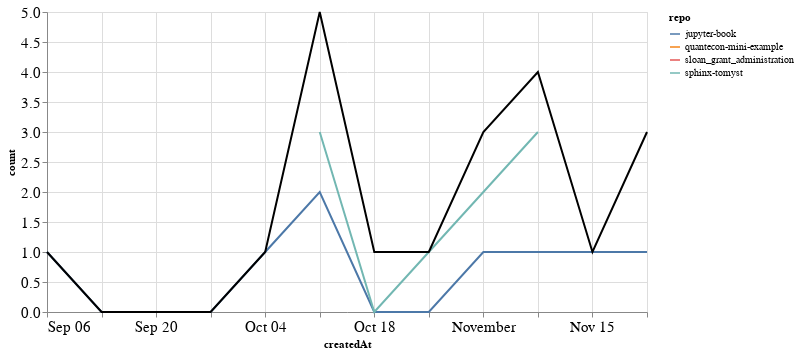

Notebook source saved alongside this figure:
### Markdown cell above
### PRs

### Code cell
prs_time = prs.groupby('repo').resample('W', on='createdAt').count()['author'].reset_index()
prs_time = prs_time.rename(columns={'author': 'count'})
prs_time_total = prs_time.groupby('createdAt').agg({"count": "sum"}).reset_index()

ch1 = alt.Chart(prs_time, width=600).mark_line().encode(
    x='createdAt',
    y='count',
    color='repo',
    tooltip="repo"
)

ch2 = alt.Chart(prs_time_total, width=600).mark_line(color="black").encode(
    x='createdAt',
    y='count',
)

ch1 + ch2

### Figure 1 — Vega-Lite specification as saved in the notebook (floating-point values rounded to 4 significant figures)
{"config": {"axisLeft": {"labelFontSize": 15}, "axisBottom": {"labelFontSize": 15}}, "layer": [{"data": {"name": "data-3ac116a2b4d3ed2353de5062f3ebb3f6"}, "mark": "line", "encoding": {"color": {"type": "nominal", "field": "repo"}, "tooltip": {"type": "nominal", "field": "repo"}, "x": {"type": "temporal", "field": "createdAt"}, "y": {"type": "quantitative", "field": "count"}}, "width": 600}, {"data": {"name": "data-16ad157e154ac7c3dae2cf7e09297adc"}, "mark": {"type": "line", "color": "black"}, "encoding": {"x": {"type": "temporal", "field": "createdAt"}, "y": {"type": "quantitative", "field": "count"}}, "width": 600}], "$schema": "https://vega.github.io/schema/vega-lite/v4.8.1.json", "datasets": {"data-3ac116a2b4d3ed2353de5062f3ebb3f6": [{"repo": "jupyter-book", "createdAt": "2020-09-06T00:00:00", "count": 1}, {"repo": "jupyter-book", "createdAt": "2020-09-13T00:00:00", "count": 0}, {"repo": "jupyter-book", "createdAt": "2020-09-20T00:00:00", "count": 0}, {"repo": "jupyter-book", "createdAt": "2020-09-27T00:00:00", "count": 0}, {"repo": "jupyter-book", "createdAt": "2020-10-04T00:00:00", "count": 1}, {"repo": "jupyter-book", "createdAt": "2020-10-11T00:00:00", "count": 2}, {"repo": "jupyter-book", "createdAt": "2020-10-18T00:00:00", "count": 0}, {"repo": "jupyter-book", "createdAt": "2020-10-25T00:00:00", "count": 0}, {"repo": "jupyter-book", "createdAt": "2020-11-01T00:00:00", "count": 1}, {"repo": "jupyter-book", "createdAt": "2020-11-08T00:00:00", "count": 1}, {"repo": "jupyter-book", "createdAt": "2020-11-15T00:00:00", "count": 1}, {"repo": "jupyter-book", "createdAt": "2020-11-22T00:00:00", "count": 1}, {"repo": "quantecon-mini-example", "createdAt": "2020-11-22T00:00:00", "count": 2}, {"repo": "sloan_grant_administration", "createdAt": "2020-10-18T00:00:00", "count": 1}, {"repo": "sphinx-tomyst", "createdAt": "2020-10-11T00:00:00", "count": 3}, {"repo": "sphinx-tomyst", "createdAt": "2020-10-18T00:00:00", "count": 0}, {"repo": "sphinx-tomyst", "createdAt": "2020-10-25T00:00:00", "count": 1}, {"repo": "sphinx-tomyst", "createdAt": "2020-11-01T00:00:00", "count": 2}, {"repo": "sphinx-tomyst", "createdAt": "2020-11-08T00:00:00", "count": 3}], "data-16ad157e154ac7c3dae2cf7e09297adc": [{"createdAt": "2020-09-06T00:00:00", "count": 1}, {"createdAt": "2020-09-13T00:00:00", "count": 0}, {"createdAt": "2020-09-20T00:00:00", "count": 0}, {"createdAt": "2020-09-27T00:00:00", "count": 0}, {"createdAt": "2020-10-04T00:00:00", "count": 1}, {"createdAt": "2020-10-11T00:00:00", "count": 5}, {"createdAt": "2020-10-18T00:00:00", "count": 1}, {"createdAt": "2020-10-25T00:00:00", "count": 1}, {"createdAt": "2020-11-01T00:00:00", "count": 3}, {"createdAt": "2020-11-08T00:00:00", "count": 4}, {"createdAt": "2020-11-15T00:00:00", "count": 1}, {"createdAt": "2020-11-22T00:00:00", "count": 3}]}}
